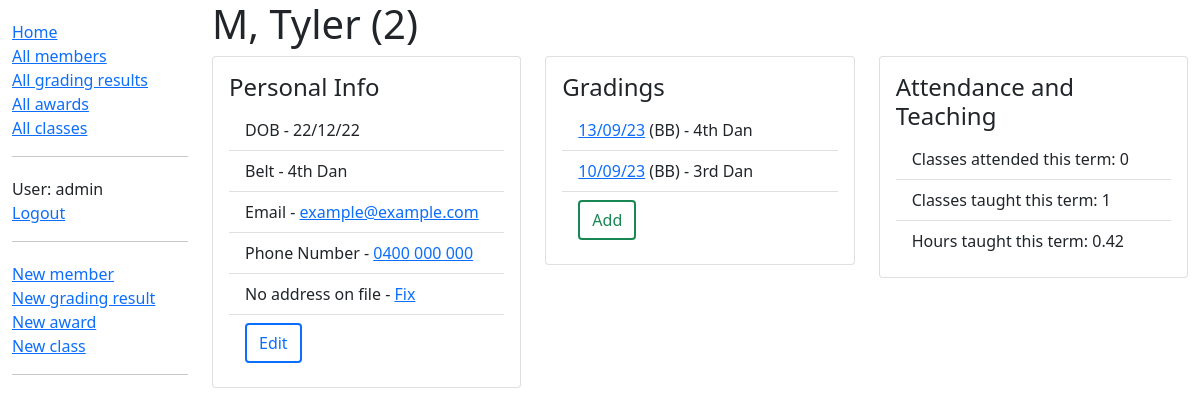
The page /dashboard/member/3 (signed in) on the database as committed earlier.
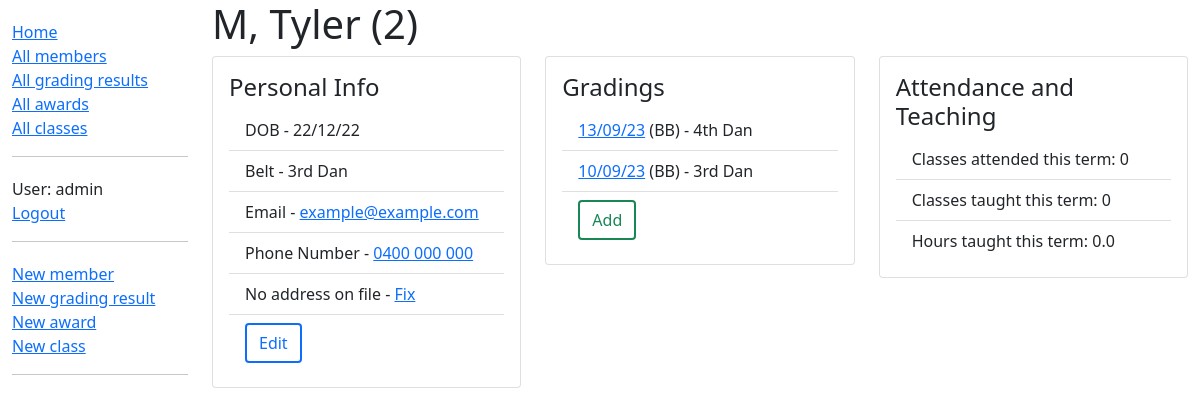
The same page on the database as committed later.
### dashboard/models.py (models this page shows, shortened)
class Member(models.Model):
    first_name = models.CharField(max_length=50)
    last_name = models.CharField(max_length=50)
    idnumber = models.SmallIntegerField(verbose_name="ID Number")
    address_line_1 = models.CharField(max_length=200, help_text="Unit, Street Number and Name", blank=True)
    address_line_2 = models.CharField(max_length=200, help_text="Suburb", blank=True)
    address_line_3 = models.CharField(max_length=4, help_text="Postcode", blank=True)
    date_of_birth = models.DateField()
    belt = models.CharField(max_length=50, choices=BELT_CHOICES, blank=True)
    email = models.EmailField()
    phone = models.CharField(max_length=100)
    team_leader_instructor = models.CharField(max_length=2, choices=TL_INST_RANKS, blank=True, verbose_name="Team Leader/Instructor")
    active = models.BooleanField(default=True)
    class Meta:
        ordering = ['-belt','idnumber']

### dashboard/views.py (the view)
# urls.py: path('member/<int:pk>', views.MemberDetailView.as_view(), name='member-detail'),
class MemberDetailView(LoginRequiredMixin, generic.DetailView):
    model = Member
    def get_context_data(self, **kwargs):
        context = super(MemberDetailView, self).get_context_data(**kwargs)
        classes_taught = self.get_object().instructors2classes.all()
        seconds = 0
        for cl in classes_taught:
            seconds += time_difference_in_seconds(cl.start, cl.end)
        hours = round(seconds/3600, 2)
        context['hours_taught'] = hours
        return context

### dashboard/models.py (called while the page is built)
    def get_absolute_url(self):
        return reverse('grading-result-detail', args=[str(self.id)])

### dashboard/views.py (called while the page is built)
def time_difference_in_seconds(time1, time2):
    seconds1 = time1.hour * 3600 + time1.minute * 60 + time1.second
    seconds2 = time2.hour * 3600 + time2.minute * 60 + time2.second
    difference_seconds = seconds2 - seconds1
    return difference_seconds

### dashboard/templates/dashboard/member_detail.html (shortened to what this page needs)
{% extends "base_generic.html" %}
{% block content %}
  <h1>{{ member.last_name }}, {{ member.first_name }} ({{ member.idnumber }})</h1>
  <div class="row">
    <div class="col-md-4">
      <div class="card">
        <div class="card-body">
          <h4 class="card-title">Personal Info</h4>
          <ul class="list-group list-group-flush">
            <li class="list-group-item">{% if member.date_of_birth %}
              DOB - {{ member.date_of_birth|date:"d/m/y" }}
            {% else %}
              No DOB on file - <a href="{% url 'update-member' member.pk %}">Fix</a>
            {% endif %}
            </li>
            <li class="list-group-item">{% if member.belt %}Belt - {{ member.get_belt_display }}{% else %}No Belt{% endif %}</li>
            <li class="list-group-item">Email - <a href="mailto:{{ member.email }}">{{ member.email }}</a></li>
            <li class="list-group-item">Phone Number - <a href="tel: {{ member.phone }}">{{ member.phone }}</a></li>
            <li class="list-group-item">{% if member.address_line_1 and member.address_line_2 and address_line_3 %}Address - {{ member.address_line_1 }}, {{ member.address_line_2 }} {{ member.address_line_3 }}{% else %}No address on file - <a href="{% url 'update-member' member.pk %}">Fix</a>{% endif %}</li>
            <li class="list-group-item"><a class="btn btn-outline-primary btn-outline-thicker" href="{% url 'update-member' member.pk %}">Edit</a></li>
          </ul>
        </div>
      </div>
    </div>
    <div class="col-md-4">
      <div class="card">
        <div class="card-body">
          <h4 class="card-title">Gradings</h4>
          <ul class="list-group list-group-flush">
            {% if member.member2gradings.all %}
              {% for gr in member.member2gradings.all %}
                  <li class="list-group-item"><a href="{{ gr.get_absolute_url }}">{{ gr.date|date:"d/m/y" }}</a> ({{ gr.type }}) - {{ gr.get_forbelt_display }}
                  </li>
              {% endfor %}
            {% else %}
              <li class="list-group-item">This member has not graded.</li>
            {% endif %}
              <li class="list-group-item"><a class="btn btn-outline-success btn-outline-thicker" href="{% url 'add-grading-result' %}?member_id={{ member.id|urlencode }}">Add</a></li>
          </ul>
        </div>
      </div>
    </div>
    <div class="col-md-4">
      <div class="card">
        <div class="card-body">
          <h4 class="card-title">Attendance and Teaching</h4>
          <ul class="list-group list-group-flush">
            <li class="list-group-item">Classes attended this term: {{ member.students2classes.all.count }}</li>
            {% if member.team_leader_instructor != "" %}
            <li class="list-group-item">Classes taught this term: {{ member.instructors2classes.all.count }}</li>
            <li class="list-group-item">Hours taught this term: {{ hours_taught }}</li>
            {% endif %}
          </ul>
        </div>
      </div>
    </div>
  </div>
{% endblock %}

Rows that differ between the two databases and show on the page:
changed Member "example@example.com": belt "4th Dan" → "3rd Dan"; instructors2classes.all.count "1" → "0"
Other text that changed with them:
{{ hours_taught }}: "0.42" → "0.0"
